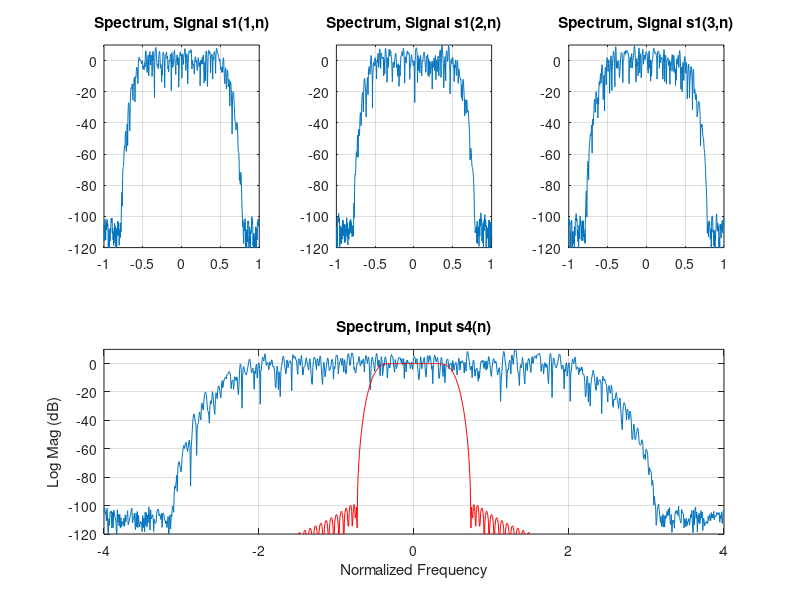
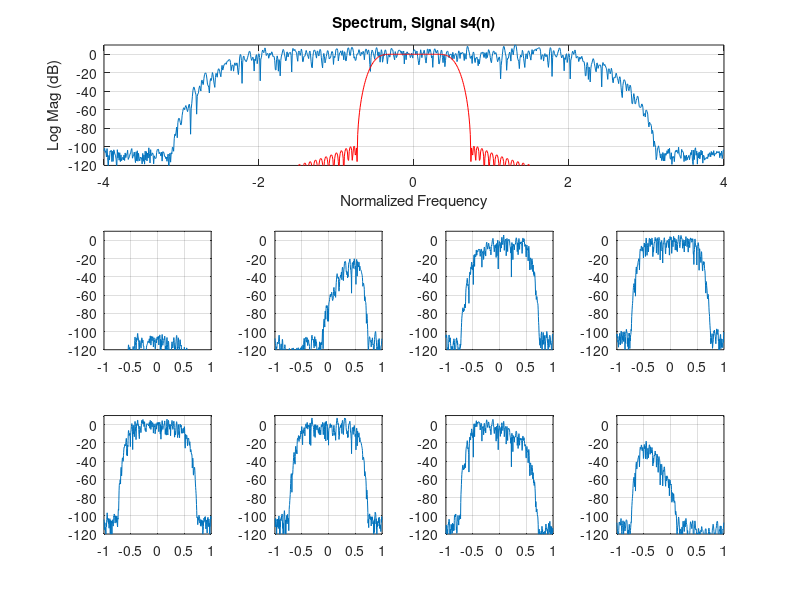
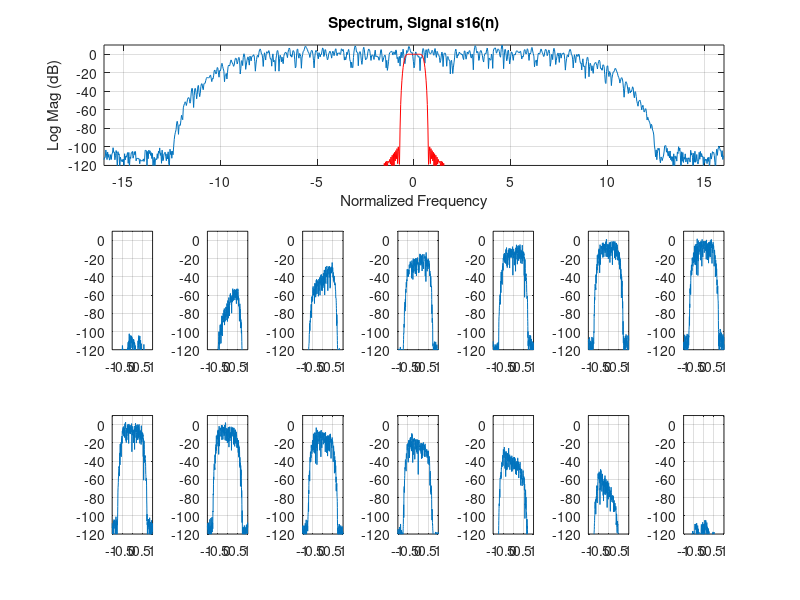
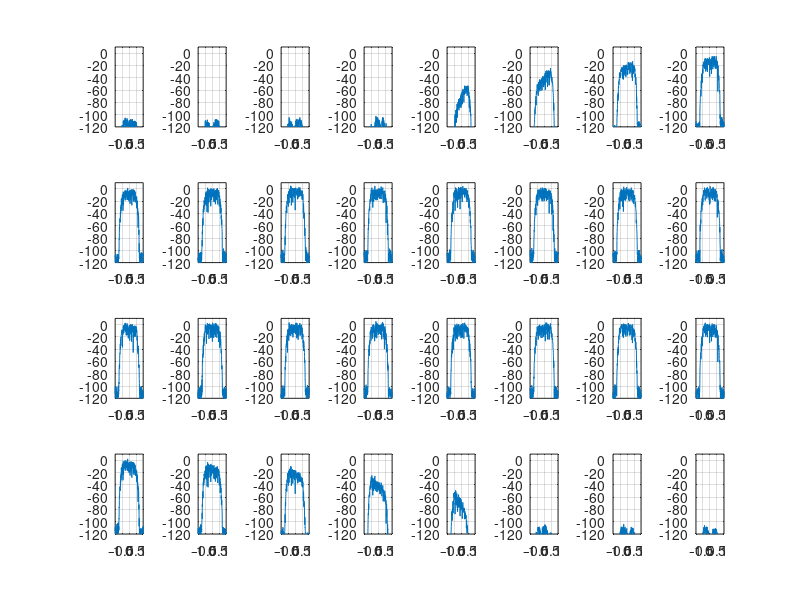

These figures' MATLAB source, in order: (Note: this script raises an error after producing the figures.)
% signal Generator:

% build 3 signals, symbol rate 1, 4, & 16, 
%deliver to synthesizer running at 128

% signal 1, symbol rate 1, sample rate 2

hh=[ 0.0004242  -0.0002926  -0.0029610   0.0029667   0.0107196 ...
    -0.0146673  -0.0261556   0.0501713   0.0473794  -0.1455471 ...
    -0.0667086   0.5700707   1.0000000   0.5700707  -0.0667086 ...
    -0.1455471   0.0473794   0.0501713  -0.0261556  -0.0146673 ...
     0.0107196   0.0029667  -0.0029610  -0.0002926   0.0004242];
 hh2=reshape([hh 0],2,13);
 
 y1=zeros(6,400);
 for kk=1:6
   x1=(floor(2*rand(1,200))-0.5)/0.5+j*(floor(2*rand(1,200))-0.5)/0.5;
   reg_hh=zeros(1,13);
   mm=1;
     for nn=1:200
       reg_hh=[x1(nn) reg_hh(1:12)];
       y1(kk,mm)=reg_hh*hh2(1,:)';
       y1(kk,mm+1)=reg_hh*hh2(2,:)';
       mm=mm+2;
     end
 end
 
w1=kaiser(400,12)';
w1=10*w1/sum(w1);
 figure(1)
  subplot(2,3,1)
  plot((-0.5:1/1024:0.5-1/1024)*2,fftshift(20*log10(abs(fft(y1(1,:).*w1,1024)))))
  grid on
  axis([-1 1 -120 10])
  title('Spectrum, Signal s1(1,n)')
  subplot(2,3,2)
  plot((-0.5:1/1024:0.5-1/1024)*2,fftshift(20*log10(abs(fft(y1(2,:).*w1,1024)))))
  grid on
  axis([-1 1 -120 10])
  title('Spectrum, Signal s1(2,n)')
   subplot(2,3,3)
  plot((-0.5:1/1024:0.5-1/1024)*2,fftshift(20*log10(abs(fft(y1(3,:).*w1,1024)))))
  grid on
  axis([-1 1 -120 10])
  title('Spectrum, Signal s1(3,n)')
% signal 4, symbol rate 4, sample rate 8
x4=(floor(2*rand(1,800))-0.5)/0.5+j*(floor(2*rand(1,800))-0.5)/0.5;

 reg_hh=zeros(1,13);
 mm=1;
 y4=zeros(1,1600);
 for nn=1:800
     reg_hh=[x4(nn) reg_hh(1:12)];
     y4(mm)=reg_hh*hh2(1,:)';
     y4(mm+1)=reg_hh*hh2(2,:)';
     mm=mm+2;
 end

  % 8-point synthesizer
 % Nyquist analysis filter
g8=sinc(-7+1/8:1/8:7-1/8).*kaiser(111,10)';
scl_g8=1/8;

 
subplot(2,1,2)
w4=kaiser(1024,12)';
w4=15*w4/sum(w4);
plot((-0.5:1/1024:0.5-1/1024)*8,fftshift(20*log10(abs(fft(y4(201:1224).*w4,1024)))))
hold on
plot((-0.5:1/1024:0.5-1/1024)*8,fftshift(20*log10(abs(fft(g8/8,1024)))),'r')

hold off
grid on
axis([-4 4 -120 10])
title('Spectrum, Input s4(n)')
xlabel('Normalized Frequency')
ylabel('Log Mag (dB)')

 % 8-point synthesizer
 % Nyquist analysis filter
g8=sinc(-7+1/8:1/8:7-1/8).*kaiser(111,10)';
scl_g8=1/8;

gg8=reshape([0 g8],8,14);
 
 % Analysis Process
reg_s4=zeros(8,28);
v1_s4=zeros(1,8)';
v2_s4=zeros(1,8)';
v3_s4=zeros(1,8)';
v4_s4=zeros(8,400);

m1=1;
flg1=0;

for nn=1:4:1600-3
    v1_s4(1:4)=fliplr(y4(nn:nn+3)).';
    v1_s4(5:8)=v1_s4(1:4);
    reg_s4=[v1_s4 reg_s4(:,1:27)];
    
    for kk=1:4
        v2_s4(kk)  =reg_s4(kk,1:2:28)  *gg8(kk,:)';
        v2_s4(kk+4)=reg_s4(kk+4,2:2:28)*gg8(kk+4,:)';
    end
    
    if flg1==0
        flg1=1;
    elseif flg1==1
        flg1=0;
        v2_s4=[v2_s4(5:8);v2_s4(1:4)];
    end
    
    v3_s4=fftshift(ifft(v2_s4));
    
    v4_s4(:,m1)=v3_s4;
    m1=m1+1;
end
  
figure(2)
subplot(3,1,1)
w4=kaiser(1024,12)';
w4=15*w4/sum(w4);
plot((-0.5:1/1024:0.5-1/1024)*8,fftshift(20*log10(abs(fft(y4(201:1224).*w4,1024)))))
hold on
plot((-0.5:1/1024:0.5-1/1024)*8,fftshift(20*log10(abs(fft(g8/8,1024)))),'r')
hold off
grid on
axis([-4 4 -120 10])
title('Spectrum, Signal s4(n)')
xlabel('Normalized Frequency')
ylabel('Log Mag (dB)')


ww4=kaiser(400,12)';
ww4=15*ww4/sum(ww4);
for kk=1:8
    subplot(3,4,kk+4)
    plot((-0.5:1/512:0.5-1/512)*2,fftshift(20*log10(abs(fft(v4_s4(kk,1:400).*ww4,512)))))
    grid on
    axis([-1 1 -120 10])
end


% signal 16, symbol rate 16, sample rate 32
x16=(floor(2*rand(1,3200))-0.5)/0.5+j*(floor(2*rand(1,3200))-0.5)/0.5;

 reg_hh=zeros(1,13);
 mm=1;
 y16=zeros(1,6400);
 for nn=1:3200
     reg_hh=[x16(nn) reg_hh(1:12)];
     y16(mm)=reg_hh*hh2(1,:)';
     y16(mm+1)=reg_hh*hh2(2,:)';
     mm=mm+2;
 end

% 32-path Nyquist analysis filter
g32=sinc(-7+1/32:1/32:7-1/32).*kaiser(447,10)';
scl_g328=1/32;

gg32=reshape([0 g32],32,14);
 
 % Analysis Process
reg_s32=zeros(32,28);
v1_s32=zeros(1,32)';
v2_s32=zeros(1,32)';
v3_s32=zeros(1,32)';
v4_s32=zeros(32,400);

m1=1;
flg1=0;

for nn=1:16:6400-15
    v1_s32(1:16)=fliplr(y16(nn:nn+15)).';
    v1_s32(17:32)=v1_s32(1:16);
    reg_s32=[v1_s32 reg_s32(:,1:27)];
    
    for kk=1:16
        v2_s32(kk)   =reg_s32(kk,1:2:28)   *gg32(kk,:)';
        v2_s32(kk+16)=reg_s32(kk+16,2:2:28)*gg32(kk+16,:)';
    end
    
    if flg1==0
        flg1=1;
    elseif flg1==1
        flg1=0;
        v2_s32=[v2_s32(17:32);v2_s32(1:16)];
    end
    
    v3_s32=fftshift(ifft(v2_s32));
    
    v4_s32(:,m1)=v3_s32;
    m1=m1+1;
end

figure(3)
subplot(3,1,1)
w32=kaiser(1024,12)';
w32=15*w32/sum(w32);
plot((-0.5:1/1024:0.5-1/1024)*32,fftshift(20*log10(abs(fft(y16(201:1224).*w4,1024)))))
hold on
plot((-0.5:1/1024:0.5-1/1024)*32,fftshift(20*log10(abs(fft(g32/32,1024)))),'r')
hold off
grid on
axis([-16 16 -120 10])
title('Spectrum, Signal s16(n)')
xlabel('Normalized Frequency')
ylabel('Log Mag (dB)')

ww32=kaiser(400,12)';
ww32=20*ww32/sum(ww32);
vv=[4 5 6 7 8 9 10 24 25 26 27 28 29 30];
for kk=1:14
    subplot(3,7,kk+7)
    plot((-0.5:1/512:0.5-1/512)*2,fftshift(20*log10(abs(fft(v4_s32(vv(kk),1:400).*ww32,512)))))
    grid on
    axis([-1 1 -120 10])
end

figure(4)
for kk=1:32
    subplot(4,8,kk)
    plot((-0.5:1/512:0.5-1/512)*2,fftshift(20*log10(abs(fft(v4_s32(kk,1:400).*ww32,512)))))
    grid on
    axis([-1 1 -120 10])
end

% synthesizer for three channels s1, s4, s16 in 128 point transform

% synthesis filter
h128a=remez(1790,[0 0.73 1.27 64.0]/64.0,{'myfrf',[1 1 0 0]},[1 1.01]);
scl_h128=max(h128a);
h128=h128a/scl_h128;

hh128=reshape([0 h128],128,14);

reg_s128=zeros(128,28);
v1_s128=zeros(1,128)';
v2_s128=zeros(1,128)';
x128=zeros(1,25600);
m2=0;
flg2=0;
for nn=1:400
    v1_s128(30:36)=v4_s4(2:8,nn);
    v1_s128(50:74)=v4_s32(5:29,nn);
    v1_s128(85:4:108)=y1(:,nn);
    
    v2_s128=128*ifft(fftshift(v1_s128));
  
    if flg2==0
        flg2=1;
    elseif flg2==1
        flg2=0;
        v2_s128=[v2_s128(65:128);v2_s128(1:64)];
    end
    
    reg_s128=[v2_s128 reg_s128(:,1:27)];
    
    for kk=1:64
        p1=reg_s128(kk,1:2:28)*hh128(kk,:)';
        p2=reg_s128(kk+64,2:2:28)*hh128(kk+64,:)';
        x128(m2+kk)=(p1+p2);
    end
    m2=m2+64;
end

figure(5)
subplot(2,1,1)
plot(real(x128(1:4000)))
grid on
title('Composite Time Series')

subplot(2,1,2)
ww=kaiser(4096,12)';
ww=2*ww/sum(ww);
plot((-0.5:1/4096:0.5-1/4096)*128,fftshift(20*log10(abs(fft(x128(2001:6096).*ww)))))
hold on
plot((-0.5:1/4096:0.5-1/4096)*128,fftshift(20*log10(abs(fft(h128/64,4096)))),'r')
hold off
grid on
axis([-64 64 -120 10])
title('Composite Spectrum from Signal Generator')
xlabel('Normalized Frequency')
ylabel('Log Mag (dB)')

    
% now analysis and synthesis with shifted spectra    

% Nyquist analysis filter
g128=sinc(-7+1/128:1/128:7-1/128).*kaiser(1791,10)';
scl_g128=1/128;

% synthesis filter Used earlier in signal generator 
% h128a=remez(1790,[0 0.73 1.27 64.0]/64.0,{'myfrf',[1 1 0 0]},[1 1.01]);
% scl_h128=max(h128a);
% h128=h128a/scl_h128;

 hh128=reshape([0 h128],128,14);
 gg128=reshape([0 g128],128,14);
%  
% figure(6)
% subplot(3,1,1)
% plot(-895.0:895.0,g128)
% grid on
% title('Prototype Low Pass Nyquist Filter Impulse response')
% axis([-900 900 -0.3 1.2])
% 
% subplot(3,1,2)
% plot((-0.5:1/8192:0.5-1/8192)*128,fftshift(20*log10(abs(fft(g128*scl_g128,8192)))))
% hold on
% plot((-0.5:1/8192:0.5-1/8192)*128,fftshift(20*log10(abs(fft(h128*scl_h128,8192)))),'r')
% hold off
% grid on
% axis([-2 2 -110 10])
% title('Spectra: Analysis Filter and Synthesis Filter')
% xlabel('Normalized Frequency')
% ylabel('Log Mag (dB)')
% 
% subplot(3,1,3)
% plot((-0.5:1/8192:0.5-1/8192)*128,fftshift(20*log10(abs(fft(g128*scl_g128,8192)))))
% hold on
% plot((-0.5:1/8192:0.5-1/8192)*128,fftshift(20*log10(abs(fft(h128*scl_h128,8192)))),'r')
% hold off
% grid on
% axis([-2 2 -0.0002 0.0002])
% title('Spectra: Zoom To Pass Band Ripple')
% xlabel('Normalized Frequency')
% ylabel('Log Mag (dB)')

reg_a=zeros(128,28);
v1=zeros(1,128)';
v2=zeros(1,128)';
v3=zeros(1,128)';
v4=zeros(1,128)';
v5=zeros(1,128)';
reg_b=zeros(128,28);

 
y128=zeros(1,25600);

m1=1;
m2=0;
flg1=0;
flg2=0;

for nn=1:64:25600-63

    v1(1:64)=fliplr(x128(nn:nn+63)).';
    v1(65:128)=v1(1:64);
    reg_a=[v1 reg_a(:,1:27)];
    
    for kk=1:64
        v2(kk)=reg_a(kk,1:2:28)*gg128(kk,:)';
        v2(kk+64)=reg_a(kk+64,2:2:28)*gg128(kk+64,:)';
    end
    
    if flg1==0
        flg1=1;
    elseif flg1==1
        flg1=0;
        v2=[v2(65:128);v2(1:64)];
    end
    
    v3=fftshift(ifft(v2));
        %v1_s128(30:36)=v4_s4(2:8,nn);
        %v1_s128(50:74)=v4_s32(5:29,nn);
        %v1_s128(85:4:108)=y1(:,nn);
    v4(80:86)=v3(30:36);
    v4(26:50)=v3(50:74);
    v4(60:71)=v3(84:95);
    v4(90:101)=v3(96:107);

    v5=128*ifft(fftshift(v4));
    
    if flg2==0
        flg2=1;
    elseif flg2==1
        flg2=0;
        v5=[v5(65:128);v5(1:64)];
    end
    
    reg_b=[v5 reg_b(:,1:27)];
    
    for kk=1:64
        p1=reg_b(kk,1:2:28)*hh128(kk,:)';
        p2=reg_b(kk+64,2:2:28)*hh128(kk+64,:)';
        y128(m2+kk)=(p1+p2);
    end
    m2=m2+64;
end


figure(7)
subplot(2,1,1)
plot(real(y128(2001:6000)))
grid on
title('Composite Time Series')

subplot(2,1,2)
ww=kaiser(4096,12)';
ww=2*ww/sum(ww);
plot((-0.5:1/4096:0.5-1/4096)*128,fftshift(20*log10(abs(fft(y128(4001:8096).*ww)))))
hold on
plot((-0.5:1/4096:0.5-1/4096)*128,fftshift(20*log10(abs(fft(h128/64,4096)))),'r')
hold off
grid on
axis([-64 64 -120 10])
title('Spectrum from Analysis, Rearrange, and Synthesis Channelizer')
xlabel('Normalized Frequency')
ylabel('Log Mag (dB)')

% Now demodulate

reg_a=zeros(128,28);
v1=zeros(1,128)';
v2=zeros(1,128)';
v3=zeros(1,128)';
v4=zeros(1,128)';
v5=zeros(1,128)';
v3_sv=zeros(128,400);
yy1=zeros(24,400);
yy4=zeros(7,400);
yy16=zeros(25,400);
m1=1;
flg1=0;

for nn=1:64:25600-63

    v1(1:64)=fliplr(y128(nn:nn+63)).';
    v1(65:128)=v1(1:64);
    reg_a=[v1 reg_a(:,1:27)];
    
    for kk=1:64
        v2(kk)=reg_a(kk,1:2:28)*gg128(kk,:)';
        v2(kk+64)=reg_a(kk+64,2:2:28)*gg128(kk+64,:)';
    end
    
    if flg1==0
        flg1=1;
    elseif flg1==1
        flg1=0;
        v2=[v2(65:128);v2(1:64)];
    end
    
    v3=fftshift(ifft(v2));
    v3_sv(:,m1)=v3;
      
%     v4(80:86)=v3(30:36);
%     v4(26:50)=v3(50:74);
%     v4(60:71)=v3(84:95);
%     v4(90:101)=v3(96:107);
      yy1(:,m1)=[v3(60:71);v3(90:101)];
      yy4(:,m1)=v3(80:86);
      yy16(:,m1)=v3(26:50);
      m1=m1+1;
end


figure(8)
for kk=1:3
subplot(3,3,kk)
plot((-0.5:1/512:0.5-1/512)*2,fftshift(20*log10(abs(fft(yy1(kk,:).*w1,512)))))
hold on
plot((-0.5:1/512:0.5-1/512)*2,fftshift(20*log10(abs(fft(hh,512)/sum(hh)))),'r')
hold off
grid on
axis([-1 1 -120 10])
 if kk==2
        title('Spectra, First set of 3-Adjacent Bin Widths')
    end
end

for kk=1:3
subplot(3,3,kk+3)
plot((-0.5:1/512:0.5-1/512)*2,fftshift(20*log10(abs(fft(yy1(kk+4,:).*w1,512)))))
hold on
plot((-0.5:1/512:0.5-1/512)*2,fftshift(20*log10(abs(fft(hh,512)/sum(hh)))),'r')
hold off
grid on
axis([-1 1 -120 10])
end

for kk=1:3
subplot(3,3,kk+6)
plot((-0.5:1/512:0.5-1/512)*2,fftshift(20*log10(abs(fft(yy1(kk+8,:).*w1,512)))))
hold on
plot((-0.5:1/512:0.5-1/512)*2,fftshift(20*log10(abs(fft(hh,512)/sum(hh)))),'r')
hold off
grid on
axis([-1 1 -120 10])
end

figure(9)
for kk=1:3
subplot(3,3,kk)
plot((-0.5:1/512:0.5-1/512)*2,fftshift(20*log10(abs(fft(yy1(kk+12,:).*w1,512)))))
hold on
plot((-0.5:1/512:0.5-1/512)*2,fftshift(20*log10(abs(fft(hh,512)/sum(hh)))),'r')
hold off
grid on
axis([-1 1 -120 10])
 if kk==2
        title('Spectra, Second Set of 3-Adjacent Bin Widths')
    end
end

for kk=1:3
subplot(3,3,kk+3)
plot((-0.5:1/512:0.5-1/512)*2,fftshift(20*log10(abs(fft(yy1(kk+16,:).*w1,512)))))
hold on
plot((-0.5:1/512:0.5-1/512)*2,fftshift(20*log10(abs(fft(hh,512)/sum(hh)))),'r')
hold off
grid on
axis([-1 1 -120 10])
end

for kk=1:3
subplot(3,3,kk+6)
plot((-0.5:1/512:0.5-1/512)*2,fftshift(20*log10(abs(fft(yy1(kk+20,:).*w1,512)))))
hold on
plot((-0.5:1/512:0.5-1/512)*2,fftshift(20*log10(abs(fft(hh,512)/sum(hh)))),'r')
hold off
grid on
axis([-1 1 -120 10])
end

qq=exp(j*pi*(0:399));
yyy(1,:)=yy1(2,:) +(yy1(1,:) +yy1(3,:)).*qq;
yyy(2,:)=yy1(6,:) +(yy1(5,:) +yy1(7,:)).*qq;
yyy(3,:)=yy1(10,:)+(yy1(9,:) +yy1(11,:)).*qq;
yyy(4,:)=yy1(14,:)+(yy1(13,:)+yy1(15,:)).*qq;
yyy(5,:)=yy1(18,:)+(yy1(17,:)+yy1(19,:)).*qq;
yyy(6,:)=yy1(22,:)+(yy1(21,:)+yy1(23,:)).*qq;

figure(10)
for kk=1:6
    subplot(2,3,kk)
plot((-0.5:1/512:0.5-1/512)*2,fftshift(20*log10(abs(fft(yyy(kk,:).*w1,512)))))
hold on
plot((-0.5:1/512:0.5-1/512)*2,fftshift(20*log10(abs(fft(hh,512)/sum(hh)))),'r')
hold off
grid on
axis([-1 1 -120 10])
 if kk==2
        title('Reconstructed Spectra, 3-Bin Widths')
    end
end

figure(11)
for kk=1:6
subplot(2,3,kk)
    qq=filter(hh,1,yyy(kk,:))*0.5789;
    plot(qq(1:2:400),'r.')
    grid on
    axis([-1.5 1.5 -1.5 1.5])
    axis('square')
    if kk==2
        title('Eye Diagrams Matched Filter, 3-Bin Widths')
    end
end



% 8-port synthesis filter
h8a=remez(110,[0 0.73 1.27 4.0]/4.0,{'myfrf',[1 1 0 0]},[1 1.01]);
scl_h8=max(h8a);
h8=h8a/scl_h8;

hh8=reshape([0 h8],8,14);

reg_s8=zeros(8,28);
v1_s8=zeros(1,8)';
v2_s8=zeros(1,8)';
yy8=zeros(1,1600);
m2=0;
flg2=0;
for nn=1:400
    v1_s8(2:8)=yy4(:,nn).*exp(j*2*pi*(1:7)*1/64).';
    v2_s8=8*ifft(fftshift(v1_s8));
  
    if flg2==0
        flg2=1;
    elseif flg2==1
        flg2=0;
        v2_s8=[v2_s8(5:8);v2_s8(1:4)];
    end
    
    reg_s8=[v2_s8 reg_s8(:,1:27)];
    
    for kk=1:4
        p1=reg_s8(kk,1:2:28)*hh8(kk,:)';
        p2=reg_s8(kk+4,2:2:28)*hh8(kk+4,:)';
        yy8(m2+kk)=(p1+p2);
    end
    m2=m2+4;
end

figure(12)
ww4=kaiser(400,12)';
subplot(3,4,1)
grid on
    axis([-1 1 -120 10])
ww4=15*ww4/sum(ww4);
for kk=1:7
    subplot(3,4,kk+1)
    plot((-0.5:1/512:0.5-1/512)*2,fftshift(20*log10(abs(fft(yy4(kk,1:400).*ww4,512)))))
    grid on
    axis([-1 1 -120 10])
end

subplot(3,1,3)
w4=kaiser(1024,12)';
w4=15*w4/sum(w4);
plot((-0.5:1/1024:0.5-1/1024)*8,fftshift(20*log10(abs(fft(yy8(201:1224).*w4,1024)))))
hold on
plot((-0.5:1/1024:0.5-1/1024)*8,fftshift(20*log10(abs(fft(hh/2,1024)))),'r')
hold off
grid on
axis([-4 4 -120 10])
title('Spectrum, Reconstructed Signal s4(n)')
xlabel('Normalized Frequency')
ylabel('Log Mag (dB)')

figure(13)
subplot(1,2,1)
plot(yy8(2:2:end)*exp(j*2*pi*0.079),'r.')
grid on
axis('square')
title('Constellation 7 Bin Width of Composite Channelizer')

yyy8=filter(hh,1,yy8);
subplot(1,2,2)
plot(yyy8(2:2:end)*exp(j*2*pi*0.079)/1.71,'r.')
grid on
axis('square')
axis([-1.5 1.5 -1.5 1.5])
title('Constellation Matched Filter')


% 32-port synthesizer

h32a=remez(446,[0 0.73 1.27 16.0]/16.0,{'myfrf',[1 1 0 0]},[1 1.01]);
scl_h32=max(h32a);
h32=h32a/scl_h32;

hh32=reshape([0 h32],32,14);

reg_s32=zeros(32,28);
v1_s32=zeros(1,32)';
v2_s32=zeros(1,32)';
yy32=zeros(1,6400);
m2=0;
flg2=0;
for nn=1:400
    %v1_s32=v4_s32(:,nn);
    v1_s32(5:29)=yy16(:,nn).*exp(j*2*pi*(1:25)*1/64).';
    v2_s32=32*ifft(fftshift(v1_s32));
  
    if flg2==0
        flg2=1;
    elseif flg2==1
        flg2=0;
        v2_s32=[v2_s32(17:32);v2_s32(1:16)];
    end
    
    reg_s32=[v2_s32 reg_s32(:,1:27)];
    
    for kk=1:16
        p1=reg_s32(kk,1:2:28)*hh32(kk,:)';
        p2=reg_s32(kk+16,2:2:28)*hh32(kk+16,:)';
        yy32(m2+kk)=(p1+p2);
    end
    m2=m2+16;
end

figure(14)

ww32=kaiser(400,12)';
ww32=20*ww32/sum(ww32);
vv=[1:7 19:25];
for kk=1:14
    subplot(3,7,kk)
    plot((-0.5:1/512:0.5-1/512)*2,fftshift(20*log10(abs(fft(yy16(vv(kk),1:400).*ww32,512)))))
    grid on
    axis([-1 1 -120 10])
end

subplot(3,1,3)
w32=kaiser(1024,12)';
w32=15*w32/sum(w32);
plot((-0.5:1/1024:0.5-1/1024)*32,fftshift(20*log10(abs(fft(yy32(2001:3024).*w4,1024)))))
hold on
plot((-0.5:1/1024:0.5-1/1024)*32,fftshift(20*log10(abs(fft(hh/2,1024)))),'r')
hold off
grid on
axis([-16 16 -120 10])
title('Spectrum, Reconstructed Signal s16(n)')
xlabel('Normalized Frequency')
ylabel('Log Mag (dB)')


figure(15)
subplot(1,2,1)
plot(yy32(2:2:end)*exp(j*2*pi*0.063),'r.')
grid on
axis('square')
title('Constellation 25 Bin Width of Composite Channelizer')

yyy32=filter(hh,1,yy32)/1.715;
subplot(1,2,2)
plot(yyy32(2:2:end)*exp(j*2*pi*0.063),'r.')
grid on
axis('square')
title('Constellation Matched Filter')

figure(20)
subplot(2,1,1)
ww=kaiser(4096,12)';
ww=2*ww/sum(ww);
plot((-0.5:1/4096:0.5-1/4096)*128,fftshift(20*log10(abs(fft(x128(2001:6096).*ww)))))
hold on
plot((-0.5:1/4096:0.5-1/4096)*128,fftshift(20*log10(abs(fft(h128/64,4096)))),'r')
hold off
grid on
axis([-64 64 -120 10])
title('Composite Spectrum from Signal Generator')
xlabel('Normalized Frequency')
ylabel('Log Mag (dB)')


subplot(2,1,2)
ww=kaiser(4096,12)';
ww=2*ww/sum(ww);
plot((-0.5:1/4096:0.5-1/4096)*128,fftshift(20*log10(abs(fft(y128(4001:8096).*ww)))))
hold on
plot((-0.5:1/4096:0.5-1/4096)*128,fftshift(20*log10(abs(fft(h128/64,4096)))),'r')
hold off
grid on
axis([-64 64 -120 10])
title('Spectrum from Analysis, Rearrange, and Synthesis Channelizer')
xlabel('Normalized Frequency')
ylabel('Log Mag (dB)')



figure(25)
ww4=kaiser(400,12)';
subplot(3,4,1)
grid on
    axis([-100 100 -120 10])
    xlabel('Frequency (MHz)')
    ylabel('Log Mag (dB)')
ww4=15*ww4/sum(ww4);
for kk=1:7
    subplot(3,4,kk+1)
    plot((-0.5:1/512:0.5-1/512)*200,fftshift(20*log10(abs(fft(yy4(kk,1:400).*ww4,512)))))
    grid on
    axis([-100 100 -120 10])
    xlabel('Frequency (MHz)')
    ylabel('Log Mag (dB)')
end

subplot(3,1,3)
w4=kaiser(1024,12)';
w4=15*w4/sum(w4);
plot((-0.5:1/1024:0.5-1/1024)*800,fftshift(20*log10(abs(fft(yy8(201:1224).*w4,1024)))))
hold on
plot((-0.5:1/1024:0.5-1/1024)*800,fftshift(20*log10(abs(fft(hh/2,1024)))),'r')
hold off
grid on
axis([-400 400 -120 10])
title('Spectrum, 500 MHz Reconstructed Signal Spectrum')
xlabel('Frequency (MHz)')
ylabel('Log Mag (dB)')


figure(26)
ww4=kaiser(400,12)';
subplot(3,4,1)
grid on
    axis([-50 50 -120 10])
    xlabel('Frequency (MHz)')
    ylabel('Log Mag (dB)')
ww4=15*ww4/sum(ww4);
for kk=1:7
    subplot(3,4,kk+1)
    plot((-0.5:1/512:0.5-1/512)*100,fftshift(20*log10(abs(fft(yy4(kk,1:400).*ww4,512)))))
    grid on
    axis([-50 50 -120 10])
    xlabel('Frequency (MHz)')
    ylabel('Log Mag (dB)')
    title('Spectrum: -125 to -75 MHz')
end

subplot(3,1,3)
w4=kaiser(1024,12)';
w4=15*w4/sum(w4);
plot((-0.5:1/1024:0.5-1/1024)*400,fftshift(20*log10(abs(fft(yy8(201:1224).*w4,1024)))))
hold on
plot((-0.5:1/1024:0.5-1/1024)*400,fftshift(20*log10(abs(fft(hh/2,1024)))),'r')
hold off
grid on
axis([-200 200 -120 10])
title('Spectrum, 300 MHz Spectrum Reconstructed Reconstructed from seven 50 MHz Channels')
xlabel('Frequency (MHz)')
ylabel('Log Mag (dB)')
